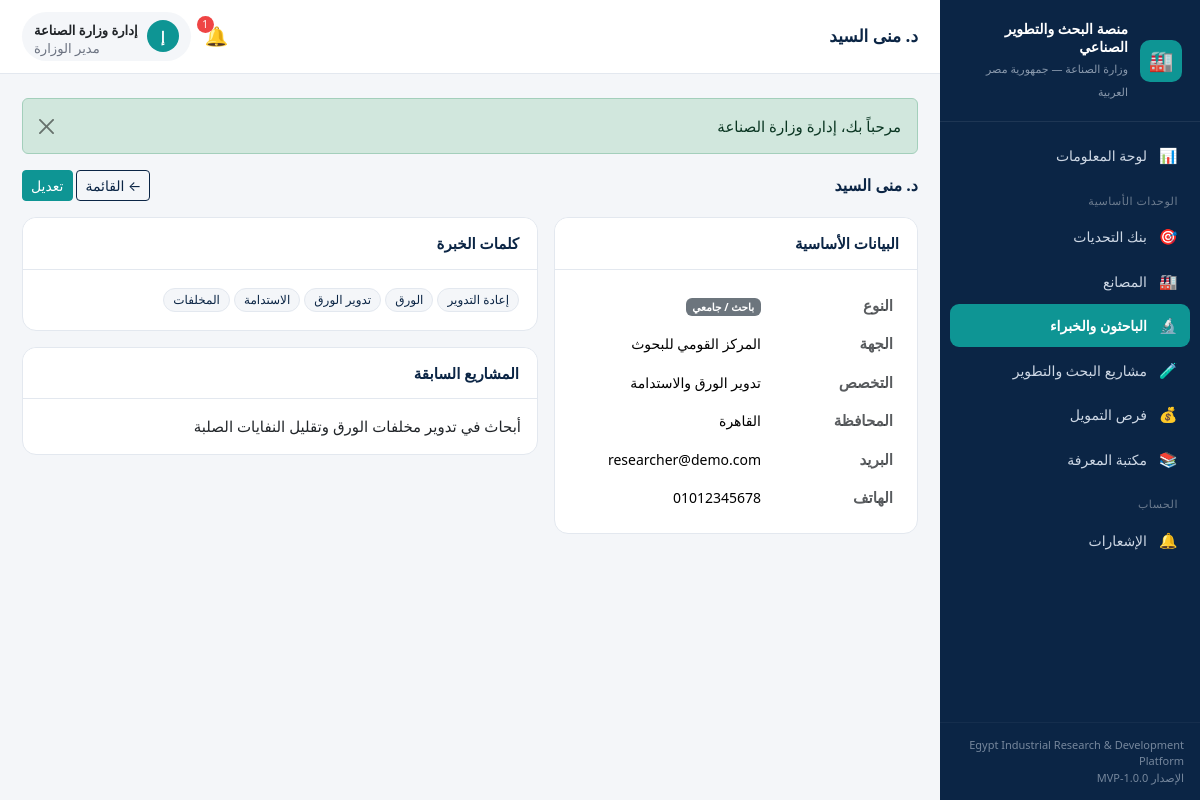
/public/researcher/show/2 (signed in), run on the app's committed database.
### tables this page shows
CREATE TABLE `researcher_profiles` (
  `id`                 INT UNSIGNED NOT NULL AUTO_INCREMENT,
  `user_id`            INT UNSIGNED NULL,
  `profile_type`       ENUM('researcher','expert') NOT NULL DEFAULT 'researcher',
  `name`               VARCHAR(190) NOT NULL,
  `organization`       VARCHAR(190) NULL,
  `specialization`     VARCHAR(190) NOT NULL,
  `expertise_keywords` TEXT NULL,
  `previous_projects`  TEXT NULL,
  `email`              VARCHAR(190) NULL,
  `phone`              VARCHAR(40)  NULL,
  `governorate_id`     INT UNSIGNED NULL,
  `created_at`         DATETIME NOT NULL DEFAULT CURRENT_TIMESTAMP,
  PRIMARY KEY (`id`),
  KEY `idx_rp_type` (`profile_type`),
  KEY `idx_rp_gov` (`governorate_id`),
  KEY `idx_rp_user` (`user_id`),
  CONSTRAINT `fk_rp_user` FOREIGN KEY (`user_id`) REFERENCES `users`(`id`) ON DELETE SET NULL,
  CONSTRAINT `fk_rp_gov` FOREIGN KEY (`governorate_id`) REFERENCES `governorates`(`id`) ON DELETE SET NULL
);

CREATE TABLE `governorates` (
  `id`      INT UNSIGNED NOT NULL AUTO_INCREMENT,
  `name_ar` VARCHAR(120) NOT NULL,
  `name_en` VARCHAR(120) NULL,
  PRIMARY KEY (`id`)
);

### app/controllers/ResearcherController.php (called while the page is built, shortened)
<?php
class ResearcherController extends Controller
{
    public function show(string $id = '0'): void
    {
        $rpM = $this->model('ResearcherProfile');
        $profile = $rpM->findWithRefs((int) $id);
        $this->view('researchers/show', ['profile' => $profile]);
    }
}

### app/core/Router.php (called while the page is built, shortened)
<?php
class Router
{
    public function dispatch(): void
    {
        $url = $this->parseUrl();
        $action         = !empty($url[1]) ? $url[1] : 'index';
        $params         = array_slice($url, 2);
        $controller = new $controllerName();
        call_user_func_array([$controller, $action], $params);
    }
    private function parseUrl(): array
    {
        $url = $_GET['url'] ?? '';
        $url = rtrim($url, '/');
        $url = filter_var($url, FILTER_SANITIZE_URL);
        return explode('/', $url);
    }
}

### public/index.php (called while the page is built, shortened)
<?php
require_once APP_PATH . '/core/Database.php';
require_once APP_PATH . '/core/Model.php';
require_once APP_PATH . '/core/Controller.php';
require_once APP_PATH . '/core/Router.php';
require_once APP_PATH . '/helpers/functions.php';
require_once APP_PATH . '/helpers/Auth.php';
$router = new Router();
$router->dispatch();

### app/core/Database.php (called while the page is built)
<?php
class Database
{
    private static ?PDO $instance = null;
    public static function getConnection(): PDO
    {
        if (self::$instance === null) {
            $dsn = sprintf(
                'mysql:host=%s;port=%s;dbname=%s;charset=%s',
                DB_HOST,
                DB_PORT,
                DB_NAME,
                DB_CHARSET
            );
            $options = [
                PDO::ATTR_ERRMODE            => PDO::ERRMODE_EXCEPTION,
                PDO::ATTR_DEFAULT_FETCH_MODE => PDO::FETCH_ASSOC,
                PDO::ATTR_EMULATE_PREPARES   => false,
            ];
            try {
                self::$instance = new PDO($dsn, DB_USER, DB_PASS, $options);
                self::$instance->exec("SET NAMES utf8mb4 COLLATE utf8mb4_unicode_ci");
            } catch (PDOException $e) {
                if (APP_DEBUG) {
                    die('Database connection failed: ' . $e->getMessage());
                }
                die('تعذّر الاتصال بقاعدة البيانات. يرجى مراجعة الإعدادات.');
            }
        }
        return self::$instance;
    }
}

### app/core/Model.php (called while the page is built, shortened)
<?php
abstract class Model
{
    protected PDO $db;
    public function __construct()
    {
        $this->db = Database::getConnection();
    }
    protected function queryOne(string $sql, array $params = []): ?array
    {
        $stmt = $this->db->prepare($sql);
        $stmt->execute($params);
        $row = $stmt->fetch();
        return $row === false ? null : $row;
    }
}

### app/models/ResearcherProfile.php (called while the page is built, shortened)
<?php
class ResearcherProfile extends Model
{
    public function findWithRefs(int $id): ?array
    {
        return $this->queryOne(
            "SELECT rp.*, g.name_ar AS governorate_name
             FROM researcher_profiles rp
             LEFT JOIN governorates g ON g.id = rp.governorate_id
             WHERE rp.id = ?",
            [$id]
        );
    }
}

### app/helpers/Auth.php (called while the page is built, shortened)
<?php
class Auth
{
    public static function role(): ?string
    {
        return $_SESSION['user']['role'] ?? null;
    }
    public static function isAdmin(): bool
    {
        return self::role() === 'admin';
    }
}

### app/views/researchers/show.php (the view, shortened to what this page needs)
<?php
$keywords  = array_filter(array_map('trim', preg_split('/[،,]/u', $profile['expertise_keywords'] ?? '')));
?>
<div class="page-head d-flex justify-content-between align-items-center mb-3">
    <h2 class="section-title mb-0"><?= e($profile['name']) ?></h2>
    <div>
        <a href="<?= url('researcher') ?>" class="btn btn-outline-navy btn-sm">← القائمة</a>
        <?php if (Auth::isAdmin() || (int)($profile['user_id'] ?? 0) === (int) Auth::id()): ?>
            <a href="<?= url('researcher/edit/' . $profile['id']) ?>" class="btn btn-teal btn-sm">تعديل</a>
        <?php endif; ?>
    </div>
</div>
<div class="row g-3">
    <div class="col-lg-5">
        <div class="card h-100">
            <div class="card-header">البيانات الأساسية</div>
            <div class="card-body">
                <table class="table table-borderless mb-0">
                    <tr><th class="text-muted" style="width:40%">النوع</th><td><span class="badge bg-secondary"><?= $profile['profile_type'] === 'expert' ? 'خبير / استشاري' : 'باحث / جامعي' ?></span></td></tr>
                    <tr><th class="text-muted">الجهة</th><td><?= e($profile['organization'] ?: '—') ?></td></tr>
                    <tr><th class="text-muted">التخصص</th><td><?= e($profile['specialization']) ?></td></tr>
                    <tr><th class="text-muted">المحافظة</th><td><?= e($profile['governorate_name'] ?? '—') ?></td></tr>
                    <tr><th class="text-muted">البريد</th><td><?= e($profile['email'] ?: '—') ?></td></tr>
                    <tr><th class="text-muted">الهاتف</th><td><?= e($profile['phone'] ?: '—') ?></td></tr>
                </table>
            </div>
        </div>
    </div>
    <div class="col-lg-7">
        <div class="card mb-3">
            <div class="card-header">كلمات الخبرة</div>
            <div class="card-body">
                <?php foreach ($keywords as $kw): ?><span class="kw-chip"><?= e($kw) ?></span><?php endforeach; ?>
            </div>
        </div>
        <div class="card">
            <div class="card-header">المشاريع السابقة</div>
            <div class="card-body"><?= nl2br(e($profile['previous_projects'] ?: '—')) ?></div>
        </div>
    </div>
</div>

### public/assets/css/style.css (style rules this page uses)
:root { --eg-navy: #0b2545; --eg-navy-700: #13315c; --eg-teal: #0e9594; --eg-teal-600: #0c807f; --eg-light: #f4f6f9; --eg-gray: #e3e8ef; --eg-text: #1f2937; --eg-muted: #6b7280; --eg-white: #ffffff; --sidebar-w: 260px; }
* { box-sizing: border-box; }
body { font-family: "Segoe UI", "Tahoma", "Cairo", system-ui, -apple-system, sans-serif; background: var(--eg-light); color: var(--eg-text); margin: 0; font-size: 15px; }
a { text-decoration: none; }
.card { border: 1px solid var(--eg-gray); border-radius: 14px; }
.card-header { background: var(--eg-white); border-bottom: 1px solid var(--eg-gray); font-weight: 700; color: var(--eg-navy); border-radius: 14px 14px 0 0 !important; padding: 14px 18px; }
.section-title { font-size: 16px; font-weight: 700; color: var(--eg-navy); margin: 0; }
.btn-teal { background: var(--eg-teal); border-color: var(--eg-teal); color: #fff; }
.btn-outline-navy { color: var(--eg-navy); border-color: var(--eg-navy); }
.table td { vertical-align: middle; font-size: 14px; }
.kw-chip { display: inline-block; background: var(--eg-light); border: 1px solid var(--eg-gray); border-radius: 14px; padding: 2px 9px; font-size: 12px; margin: 2px; color: var(--eg-navy); }

### data on the page
researcher_profiles: name "د. منى السيد", organization "المركز القومي للبحوث", specialization "تدوير الورق والاستدامة", governorate.name_ar "القاهرة", email "researcher@demo.com", phone "01012345678", expertise_keywords "إعادة التدوير", expertise_keywords "الورق", expertise_keywords "تدوير الورق", expertise_keywords "الاستدامة", expertise_keywords "المخلفات", previous_projects "أبحاث في تدوير مخلفات الورق وتقليل النفايات الصلبة"

### other printed values
APP_NAME_EN "Egypt Industrial Research & Development Platform"
APP_VERSION "1.0.0-MVP"
$pt "د. منى السيد"
$unread "1"
$initial "إ"
$u['name'] "إدارة وزارة الصناعة"
Auth::roleLabel() "مدير الوزارة"
$msg "مرحباً بك، إدارة وزارة الصناعة"
